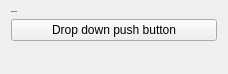
<?xml version="1.0" encoding="UTF-8"?>
<ui version="4.0">
 <class>Form</class>
 <widget class="QWidget" name="Form">
  <property name="geometry">
   <rect>
    <x>0</x>
    <y>0</y>
    <width>228</width>
    <height>74</height>
   </rect>
  </property>
  <property name="windowTitle">
   <string>Form</string>
  </property>
  <layout class="QGridLayout" name="gridLayout">
   <item row="0" column="0">
    <widget class="CaptionLabel" name="CaptionLabel">
     <property name="font">
      <font>
       <family>Segoe UI</family>
       <pointsize>-1</pointsize>
       <bold>true</bold>
      </font>
     </property>
     <property name="text">
      <string>Caption label</string>
     </property>
    </widget>
   </item>
   <item row="1" column="0">
    <widget class="DropDownPushButton" name="DropDownPushButton">
     <property name="text">
      <string>Drop down push button</string>
     </property>
    </widget>
   </item>
   <item row="2" column="0">
    <spacer name="verticalSpacer">
     <property name="orientation">
      <enum>Qt::Vertical</enum>
     </property>
     <property name="sizeHint" stdset="0">
      <size>
       <width>20</width>
       <height>40</height>
      </size>
     </property>
    </spacer>
   </item>
  </layout>
 </widget>
 <customwidgets>
  <customwidget>
   <class>PushButton</class>
   <extends>QPushButton</extends>
   <header>qfluentwidgets</header>
  </customwidget>
  <customwidget>
   <class>DropDownPushButton</class>
   <extends>PushButton</extends>
   <header>qfluentwidgets</header>
  </customwidget>
  <customwidget>
   <class>CaptionLabel</class>
   <extends>QLabel</extends>
   <header>qfluentwidgets</header>
  </customwidget>
 </customwidgets>
 <resources/>
 <connections/>
</ui>
